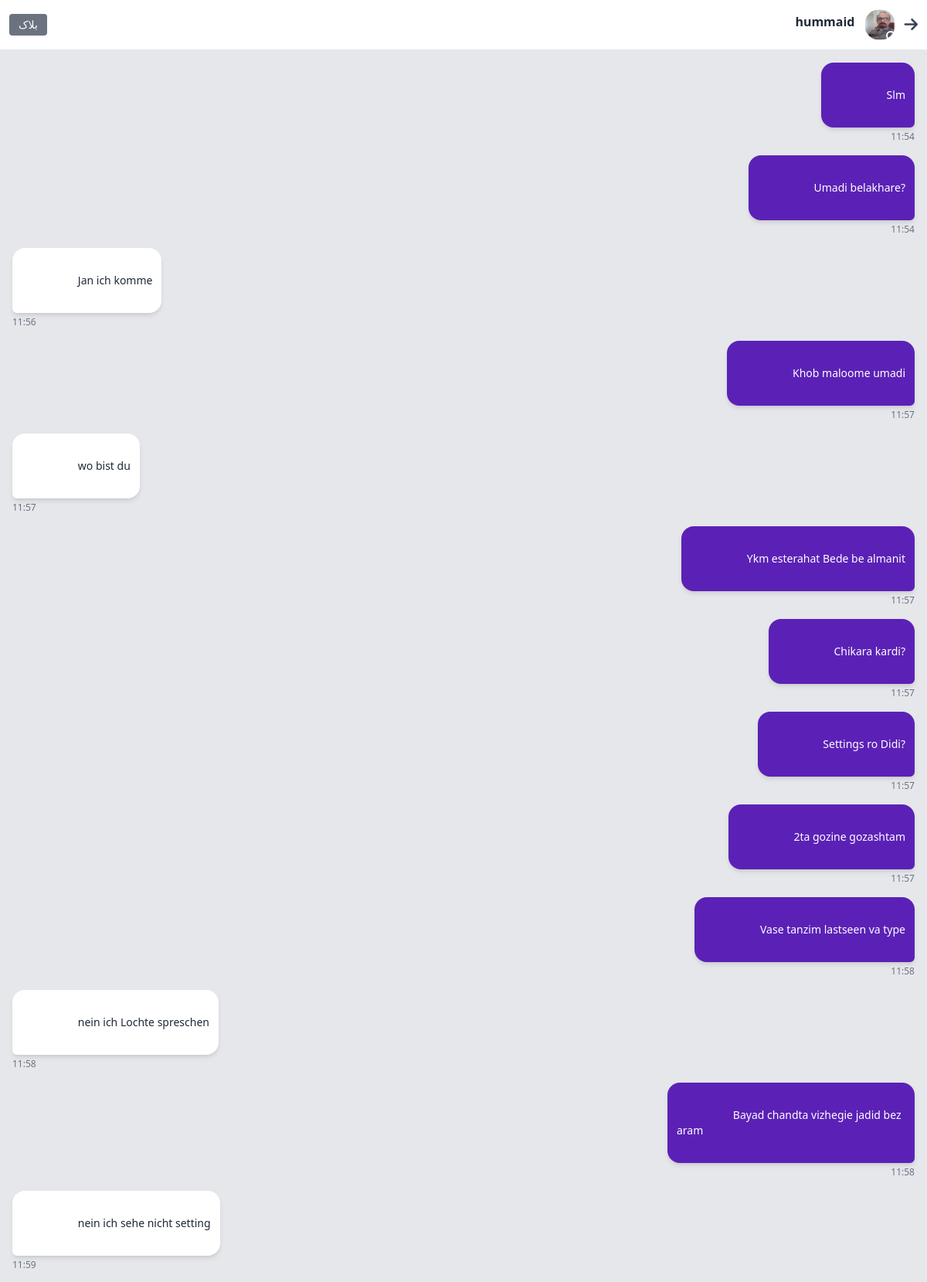
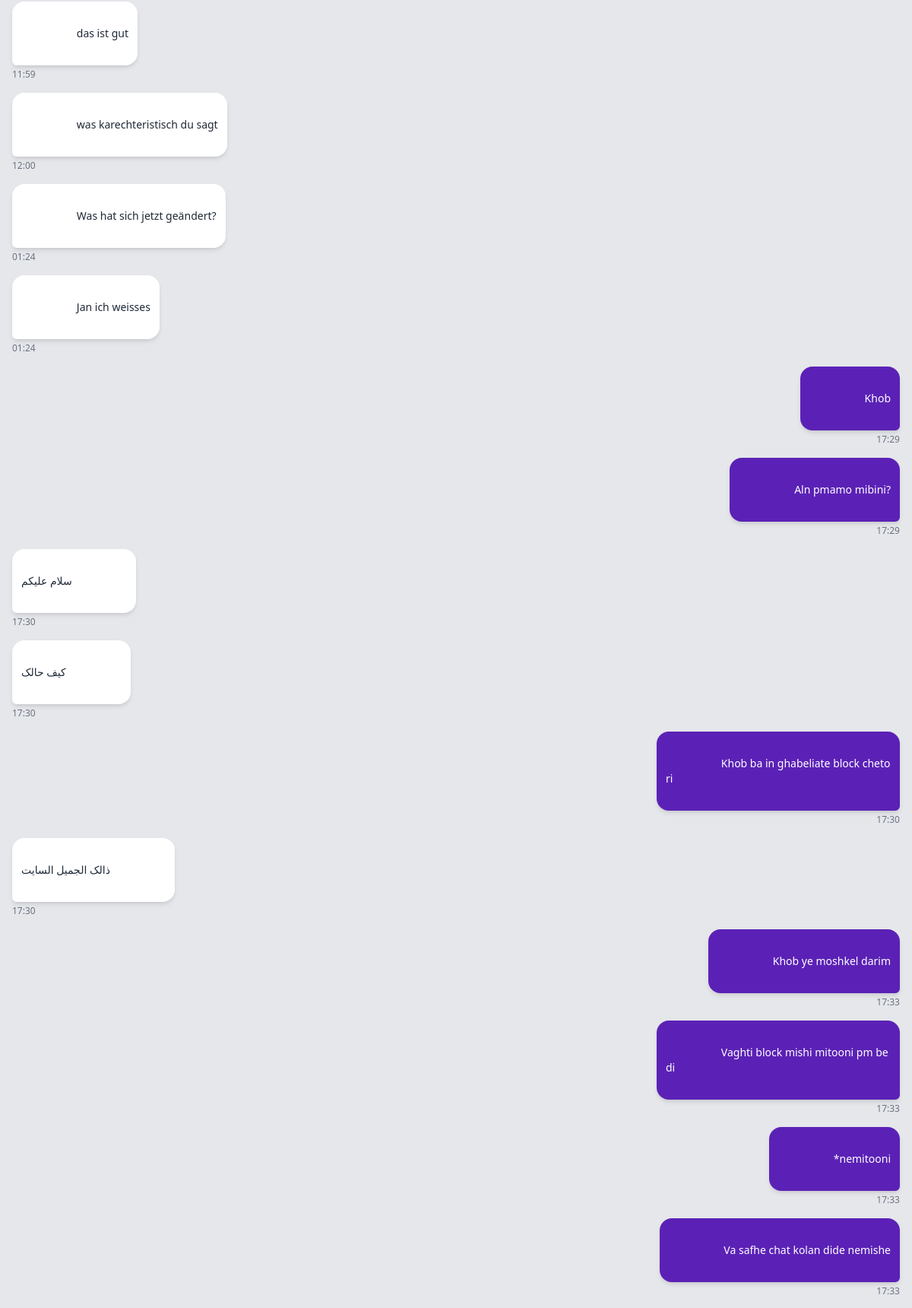
The app's page /chat/hummaid/ (signed in, upper part) with its own data (2 pictures, top to bottom).
### accounts/models.py (models this page shows, shortened)
class User(AbstractUser):
    last_seen = models.DateTimeField(null=True, blank=True)
    phone_regex = RegexValidator(
        regex=r'^\+98[0-9]{10}$',
        message="شماره تلفن باید با +98 شروع شده و شامل ۱۰ رقم بعدی باشد."
    )
    phone = models.CharField(
        max_length=13,
        unique=True,
        validators=[phone_regex],
        help_text="شماره تماس باید به فرمت +989123456789 باشد."
    )
    email_regex = RegexValidator(
        regex=r'^[a-zA-Z][a-zA-Z0-9_.]*@gmail\.com$',
        message="ایمیل باید با حروف انگلیسی شروع شده و دامنه @gmail.com داشته باشد."
    )
    email = models.EmailField(
        unique=True,
        validators=[email_regex],
        blank=True,
        null=True
    )
    username_regex = RegexValidator(
        regex=r'^[a-zA-Z][a-zA-Z0-9_.]*$',
        message="نام کاربری باید با حروف انگلیسی شروع شود و فقط شامل حروف، اعداد، نقطه و آندرلاین باشد."
    )
    username = models.CharField(
        max_length=50,
        unique=True,
        validators=[username_regex],
        blank=True,
        null=True,
        help_text="نام کاربری باید با حروف انگلیسی شروع شده و شامل اعداد، نقطه و آندرلاین باشد."
    )
    profile_photo = models.ImageField(
        upload_to='profile_pics/',
        default='profile_pics/person.png',
        null=True, blank=True,
        help_text="تصویر پروفایل خود را انتخاب کنید"
    )
    groups = models.ManyToManyField(Group, related_name="custom_user_set", blank=True)
    user_permissions = models.ManyToManyField(Permission, related_name="custom_user_permissions_set", blank=True)
    USERNAME_FIELD = 'phone'  # ورود با شماره تلفن
    REQUIRED_FIELDS = ['username', 'email']  # فیلدهای ضروری برای ثبت نام

### chatbox/models.py (models this page shows, shortened)
class Message(models.Model):
    chat = models.ForeignKey(Chat, on_delete=models.CASCADE, related_name="messages")
    sender = models.ForeignKey(settings.AUTH_USER_MODEL, on_delete=models.CASCADE)
    text = models.TextField()
    created_at = models.DateTimeField(auto_now_add=True)
    is_read = models.BooleanField(default=False)

### chatbox/views.py (the view)
# urls.py: path('chat/<str:username>/', views.chat_view, name='chat'),
@login_required
def chat_view(request, username):
    other_user = get_object_or_404(User, username=username)
    chat = Chat.objects.filter(
        Q(user1=request.user, user2=other_user) |
        Q(user2=request.user, user1=other_user)
    ).first()
    if not chat:
        chat = Chat.objects.create(user1=request.user, user2=other_user)
    is_blocked_by_me = BlockedUser.objects.filter(
        blocker=request.user, blocked=other_user
    ).exists()  # آیا من این کاربر رو بلاک کردم؟
    is_blocked_by_other = BlockedUser.objects.filter(
        blocker=other_user, blocked=request.user
    ).exists()  # آیا این کاربر من رو بلاک کرده؟
    is_blocked = is_blocked_by_me or is_blocked_by_other  # آیا کلاً بلاک وجود داره (از هر طرف)؟
    if not is_blocked:
        Message.objects.filter(
            chat=chat,
            sender=other_user,
            is_read=False
        ).update(is_read=True)
    messages = chat.messages.all().order_by('created_at')
    for message in messages:
        if message.created_at.tzinfo is None:
            message.created_at = timezone.make_aware(message.created_at, timezone.get_default_timezone())
        else:
            message.created_at = message.created_at.astimezone(timezone.get_default_timezone())
    context = {
        'other_user': other_user,
        'chat': chat,
        'messages': messages,
        'is_blocked': is_blocked,  # برای چک کردن کلی بلاک
        'is_blocked_by_me': is_blocked_by_me,  # برای دکمه‌ی بلاک/آنبلاک
        'is_blocked_by_other': is_blocked_by_other,  # برای نمایش پیام "شما بلاک شده‌اید"
    }
    return render(request, 'chatbox/chat.html', context)

### chatbox/templates/chatbox/chat.html (shortened to what this page needs)
{% load static %}
<!DOCTYPE html>
<html lang="fa">
<head>
    <link href="https://cdn.jsdelivr.net/npm/tailwindcss@2.2.19/dist/tailwind.min.css" rel="stylesheet">
    <link rel="stylesheet" href="https://cdnjs.cloudflare.com/ajax/libs/font-awesome/6.4.0/css/all.min.css">
</head>
<body class="flex flex-col h-screen bg-gray-100 font-sans" dir="rtl"
      data-username="{{ other_user.username }}"
      data-current-user="{{ request.user.username }}"
      data-is-blocked="{{ is_blocked|yesno:'true,false' }}"
      data-is-blocked-by-me="{{ is_blocked_by_me|yesno:'true,false' }}"
      data-is-blocked-by-other="{{ is_blocked_by_other|yesno:'true,false' }}">
    <header class="bg-white p-3 border-b border-gray-200 flex items-center justify-between">
        <a href="{% url 'home' %}" class="text-xl text-gray-700"><i class="fas fa-arrow-right"></i></a>
        <div class="flex items-center flex-1 mx-3">
            {% if is_blocked_by_other %}
                <div class="w-10 h-10 rounded-full bg-gray-300 flex items-center justify-center">
                    <span class="text-gray-500">بلاک شده</span>
                </div>
            {% else %}
                <div class="relative cursor-pointer" onclick="openProfileModal('{{ other_user.username }}')">
                    <img src="{{ other_user.profile_photo.url|default:'/static/default_profile.png' }}"
                         alt="{{ other_user.username }}" class="w-10 h-10 rounded-full ml-3">
                    <span id="user-status-indicator"
                          class="absolute bottom-0 right-0 w-3 h-3 rounded-full border-2 border-white"></span>
                </div>
            {% endif %}
            <div>
                <div class="text-base font-bold text-gray-800">{{ other_user.username }}</div>
                {% if not is_blocked_by_other %}
                    <div class="flex items-center gap-1" id="user-status">
                        <span class="status-dot w-2 h-2 rounded-full inline-block" id="user-status-dot"></span>
                    </div>
                {% endif %}
            </div>
        </div>
        <div class="flex gap-3" id="block-button-container">
            <button id="block-button"
                    class="text-sm bg-gray-500 text-white px-3 py-1 rounded hover:bg-gray-600 {% if is_blocked_by_me %}hidden{% endif %}">
                بلاک
            </button>
        </div>
    </header>
    <div id="chat-messages" class="flex flex-col flex-1 overflow-y-auto p-4 bg-gray-200">
        {% for message in messages %}
            <div class="message mb-4 flex flex-col {% if message.sender == request.user %}items-start{% else %}items-end{% endif %}"
                 data-message-id="{{ message.id }}"
                 data-is-read="{{ message.is_read|yesno:'true,false' }}">
                <div class="bubble max-w-xs p-3 rounded-2xl text-sm shadow-md {% if message.sender == request.user %}bg-purple-800 text-white rounded-br-md rounded-bl-2xl{% else %}bg-white text-gray-800 rounded-bl-md rounded-br-2xl{% endif %}">
                    {{ message.text }}
                </div>
                <div class="time flex gap-1 mt-1 text-xs text-gray-500 {% if message.sender == request.user %}justify-start{% else %}justify-end{% endif %}">
                    <span class="time-text">{{ message.created_at|date:"H:i" }}</span>
                </div>
            </div>
        {% empty %}
            <p class="no-messages text-center text-gray-500 p-5">هنوز پیامی وجود ندارد</p>
        {% endfor %}
    </div>
</body>
</html>

### chatbox/templates/chatbox/chat.html (style rules this page uses)
.message { animation: slideIn 0.3s ease-out forwards; }
.bubble { white-space: pre-wrap; word-break: break-all; overflow-wrap: break-word; unicode-bidi: isolate; }

### records on screen
User: profile_photo (picture), username "hummaid"
Message: text "Slm", created_at "11:54"
Message: text "Umadi belakhare?", created_at "11:54"
Message: text "Jan ich komme", created_at "11:56"
Message: text "Khob maloome umadi", created_at "11:57"
Message: text "wo bist du", created_at "11:57"
Message: text "Ykm esterahat Bede be almanit", created_at "11:57"
Message: text "Chikara kardi?", created_at "11:57"
Message: text "Settings ro Didi?", created_at "11:57"
Message: text "2ta gozine gozashtam", created_at "11:57"
Message: text "Vase tanzim lastseen va type", created_at "11:58"
Message: text "nein ich Lochte spreschen", created_at "11:58"
Message: text "Bayad chandta vizhegie jadid bezaram", created_at "11:58"
Message: text "nein ich sehe nicht setting", created_at "11:59"
Message: text "das ist gut", created_at "11:59"
Message: text "was karechteristisch du sagt", created_at "12:00"
Message: text "Was hat sich jetzt geändert?", created_at "01:24"
Message: text "Jan ich weisses", created_at "01:24"
Message: text "Khob", created_at "17:29"
Message: text "Aln pmamo mibini?", created_at "17:29"
Message: text "سلام علیکم", created_at "17:30"
Message: text "کیف حالک", created_at "17:30"
Message: text "Khob ba in ghabeliate block chetori", created_at "17:30"
Message: text "ذالک الجمیل السایت", created_at "17:30"
Message: text "Khob ye moshkel darim", created_at "17:33"
Message: text "Vaghti block mishi mitooni pm bedi", created_at "17:33"
Message: text "*nemitooni", created_at "17:33"
Message: text "Va safhe chat kolan dide nemishe", created_at "17:33"
